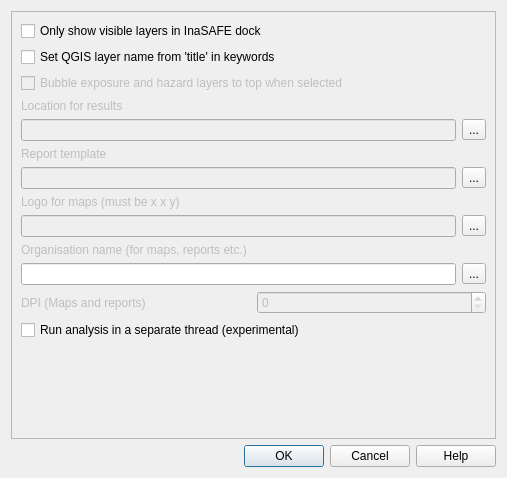
<?xml version="1.0" encoding="UTF-8"?>
<ui version="4.0">
 <class>ISOptionsDialogBase</class>
 <widget class="QDialog" name="ISOptionsDialogBase">
  <property name="geometry">
   <rect>
    <x>0</x>
    <y>0</y>
    <width>507</width>
    <height>478</height>
   </rect>
  </property>
  <property name="windowTitle">
   <string>InaSAFE - Options</string>
  </property>
  <property name="windowIcon">
   <iconset resource="resources.qrc">
    <normaloff>:/plugins/inasafe/icon.png</normaloff>:/plugins/inasafe/icon.png</iconset>
  </property>
  <layout class="QGridLayout" name="gridLayout">
   <item row="2" column="0">
    <widget class="QDialogButtonBox" name="buttonBox">
     <property name="orientation">
      <enum>Qt::Horizontal</enum>
     </property>
     <property name="standardButtons">
      <set>QDialogButtonBox::Cancel|QDialogButtonBox::Help|QDialogButtonBox::Ok</set>
     </property>
    </widget>
   </item>
   <item row="1" column="0">
    <widget class="QScrollArea" name="scrollArea">
     <property name="widgetResizable">
      <bool>true</bool>
     </property>
     <widget class="QWidget" name="scrollAreaWidgetContents">
      <property name="geometry">
       <rect>
        <x>0</x>
        <y>0</y>
        <width>487</width>
        <height>425</height>
       </rect>
      </property>
      <layout class="QGridLayout" name="gridLayout_2">
       <item row="2" column="0">
        <widget class="QCheckBox" name="cbxSetLayerNameFromTitle">
         <property name="enabled">
          <bool>true</bool>
         </property>
         <property name="text">
          <string>Set QGIS layer name from 'title' in keywords</string>
         </property>
        </widget>
       </item>
       <item row="3" column="0">
        <widget class="QCheckBox" name="checkBox_3">
         <property name="enabled">
          <bool>false</bool>
         </property>
         <property name="text">
          <string>Bubble exposure and hazard layers to top when selected</string>
         </property>
        </widget>
       </item>
       <item row="4" column="0">
        <widget class="QLabel" name="label">
         <property name="enabled">
          <bool>false</bool>
         </property>
         <property name="text">
          <string>Location for results</string>
         </property>
        </widget>
       </item>
       <item row="5" column="0">
        <layout class="QHBoxLayout" name="horizontalLayout_2">
         <item>
          <widget class="QLineEdit" name="lineEdit">
           <property name="enabled">
            <bool>false</bool>
           </property>
          </widget>
         </item>
         <item>
          <widget class="QToolButton" name="toolButton">
           <property name="text">
            <string>...</string>
           </property>
          </widget>
         </item>
        </layout>
       </item>
       <item row="6" column="0">
        <widget class="QLabel" name="label_2">
         <property name="enabled">
          <bool>false</bool>
         </property>
         <property name="text">
          <string>Report template</string>
         </property>
        </widget>
       </item>
       <item row="7" column="0">
        <layout class="QHBoxLayout" name="horizontalLayout">
         <item>
          <widget class="QLineEdit" name="lineEdit_2">
           <property name="enabled">
            <bool>false</bool>
           </property>
          </widget>
         </item>
         <item>
          <widget class="QToolButton" name="toolButton_2">
           <property name="text">
            <string>...</string>
           </property>
          </widget>
         </item>
        </layout>
       </item>
       <item row="8" column="0">
        <widget class="QLabel" name="label_3">
         <property name="enabled">
          <bool>false</bool>
         </property>
         <property name="text">
          <string>Logo for maps (must be x x y) </string>
         </property>
        </widget>
       </item>
       <item row="9" column="0">
        <layout class="QHBoxLayout" name="horizontalLayout_3">
         <item>
          <widget class="QLineEdit" name="lineEdit_3">
           <property name="enabled">
            <bool>false</bool>
           </property>
          </widget>
         </item>
         <item>
          <widget class="QToolButton" name="toolButton_3">
           <property name="text">
            <string>...</string>
           </property>
          </widget>
         </item>
        </layout>
       </item>
       <item row="10" column="0">
        <widget class="QLabel" name="label_4">
         <property name="enabled">
          <bool>false</bool>
         </property>
         <property name="text">
          <string>Organisation name (for maps, reports etc.)</string>
         </property>
        </widget>
       </item>
       <item row="11" column="0">
        <layout class="QHBoxLayout" name="horizontalLayout_4">
         <item>
          <widget class="QLineEdit" name="lineEdit_4"/>
         </item>
         <item>
          <widget class="QToolButton" name="toolButton_4">
           <property name="text">
            <string>...</string>
           </property>
          </widget>
         </item>
        </layout>
       </item>
       <item row="12" column="0">
        <layout class="QHBoxLayout" name="horizontalLayout_5">
         <item>
          <widget class="QLabel" name="label_5">
           <property name="enabled">
            <bool>false</bool>
           </property>
           <property name="text">
            <string>DPI (Maps and reports)</string>
           </property>
          </widget>
         </item>
         <item>
          <widget class="QSpinBox" name="spinBox">
           <property name="enabled">
            <bool>false</bool>
           </property>
          </widget>
         </item>
        </layout>
       </item>
       <item row="14" column="0">
        <spacer name="verticalSpacer">
         <property name="orientation">
          <enum>Qt::Vertical</enum>
         </property>
         <property name="sizeHint" stdset="0">
          <size>
           <width>20</width>
           <height>40</height>
          </size>
         </property>
        </spacer>
       </item>
       <item row="1" column="0">
        <widget class="QCheckBox" name="cbxVisibleLayersOnly">
         <property name="text">
          <string>Only show visible layers in InaSAFE dock</string>
         </property>
        </widget>
       </item>
       <item row="13" column="0">
        <widget class="QCheckBox" name="cbxUseThread">
         <property name="text">
          <string>Run analysis in a separate thread (experimental)</string>
         </property>
        </widget>
       </item>
      </layout>
     </widget>
    </widget>
   </item>
  </layout>
 </widget>
 <tabstops>
  <tabstop>cbxVisibleLayersOnly</tabstop>
  <tabstop>cbxSetLayerNameFromTitle</tabstop>
  <tabstop>checkBox_3</tabstop>
  <tabstop>lineEdit</tabstop>
  <tabstop>toolButton</tabstop>
  <tabstop>lineEdit_2</tabstop>
  <tabstop>toolButton_2</tabstop>
  <tabstop>lineEdit_3</tabstop>
  <tabstop>toolButton_3</tabstop>
  <tabstop>lineEdit_4</tabstop>
  <tabstop>toolButton_4</tabstop>
  <tabstop>spinBox</tabstop>
  <tabstop>cbxUseThread</tabstop>
  <tabstop>buttonBox</tabstop>
  <tabstop>scrollArea</tabstop>
 </tabstops>
 <resources>
  <include location="resources.qrc"/>
 </resources>
 <connections>
  <connection>
   <sender>buttonBox</sender>
   <signal>accepted()</signal>
   <receiver>ISOptionsDialogBase</receiver>
   <slot>accept()</slot>
   <hints>
    <hint type="sourcelabel">
     <x>427</x>
     <y>501</y>
    </hint>
    <hint type="destinationlabel">
     <x>475</x>
     <y>476</y>
    </hint>
   </hints>
  </connection>
  <connection>
   <sender>buttonBox</sender>
   <signal>rejected()</signal>
   <receiver>ISOptionsDialogBase</receiver>
   <slot>reject()</slot>
   <hints>
    <hint type="sourcelabel">
     <x>355</x>
     <y>499</y>
    </hint>
    <hint type="destinationlabel">
     <x>462</x>
     <y>519</y>
    </hint>
   </hints>
  </connection>
 </connections>
</ui>
